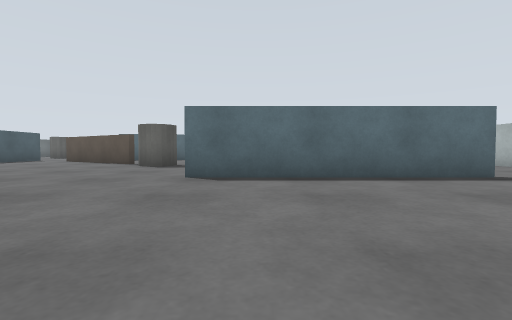
View 1 (above)

21 first-person views from a walk through a world built for the Gazebo simulator. The camera is 0.42 m above the floor, tilts 2° down and sees 85° across. The floor is counted in squares, 1 m on a side. Each view is taken from the middle of a square. On the plan, view 1 faces up. The plan holds only what a view shows up to about 9 squares ahead; the rest is blank.

View 2
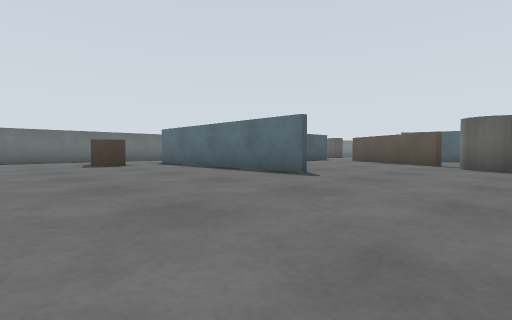

View 3
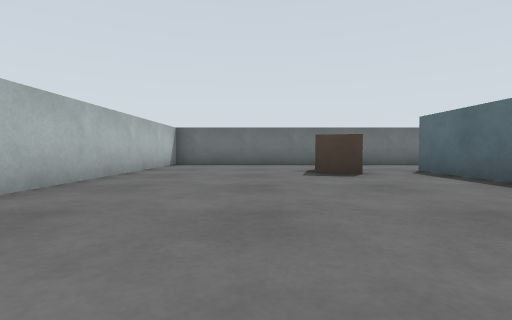

View 4
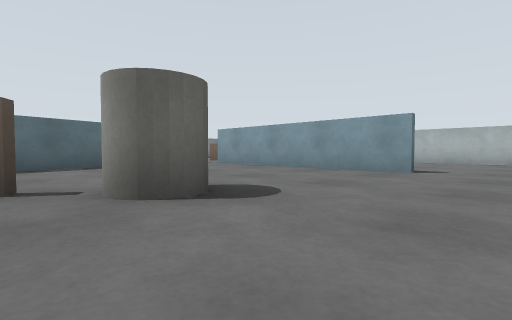

View 5
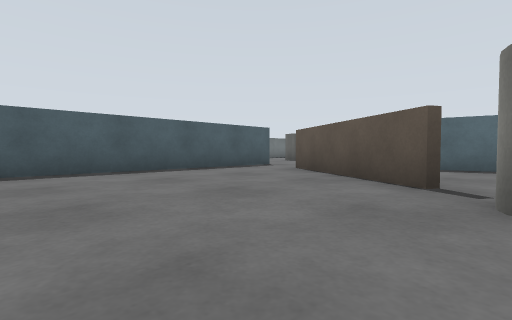

View 6
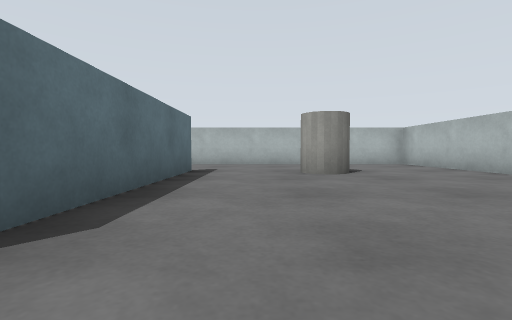

View 7
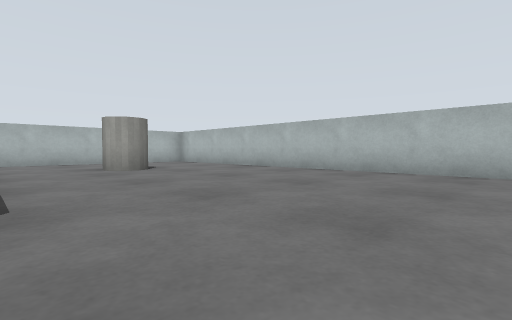

View 8
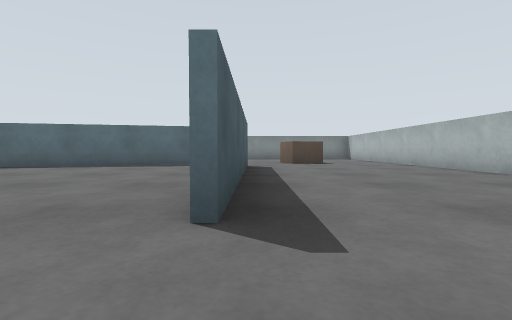

View 9
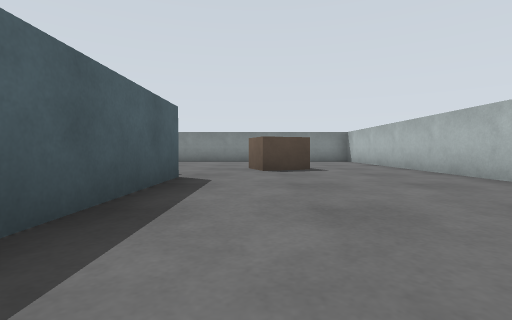

View 10
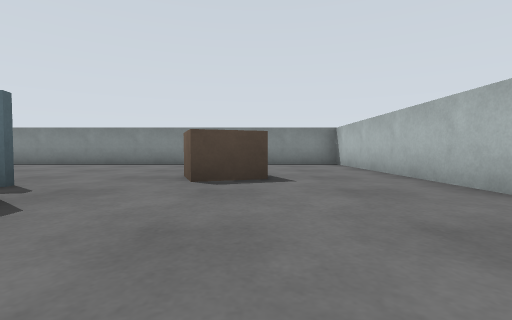

View 11
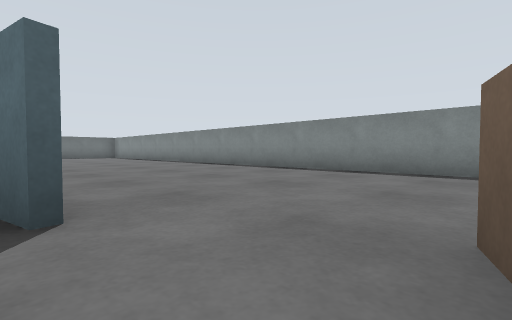

View 12
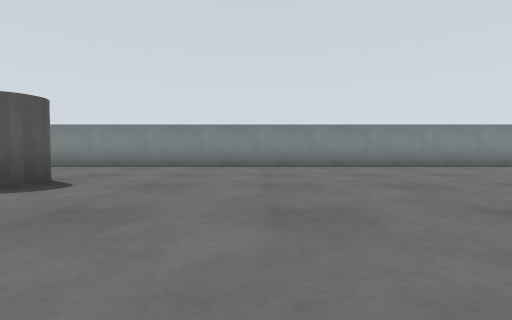

View 13
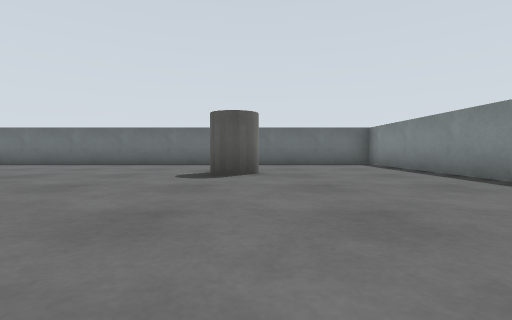

View 14
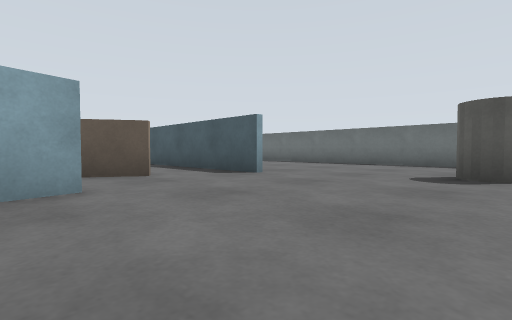

View 15
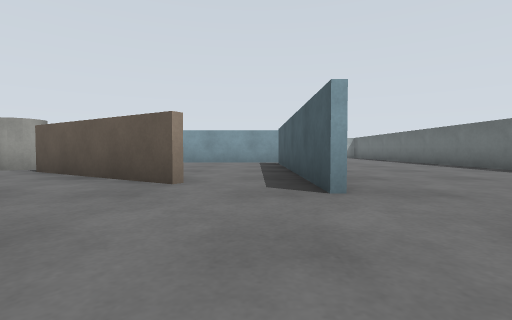

View 16
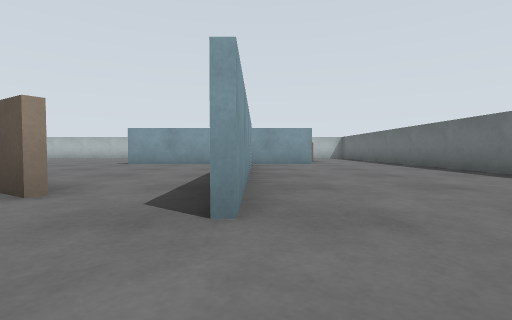

View 17
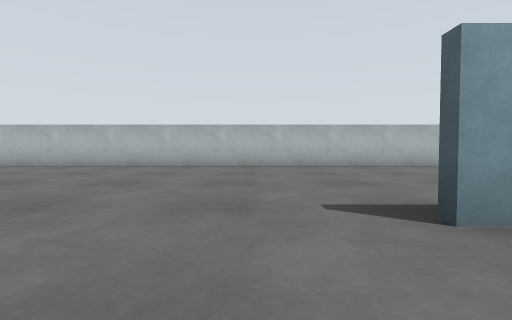

View 18
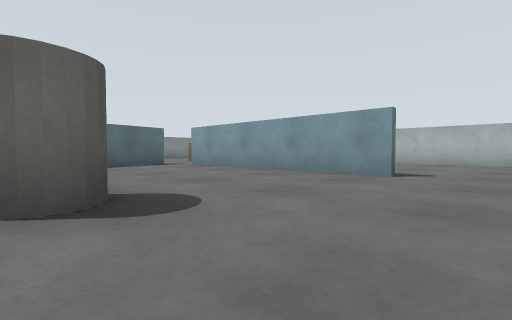

View 19
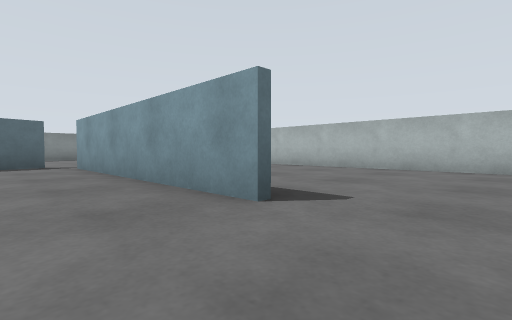

View 20
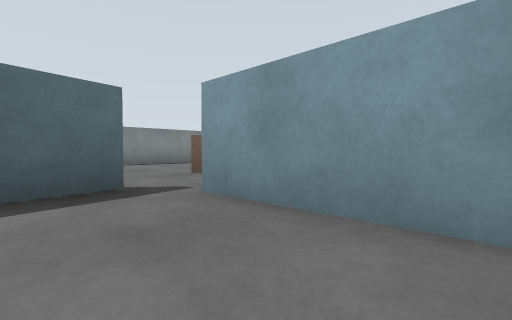

View 21
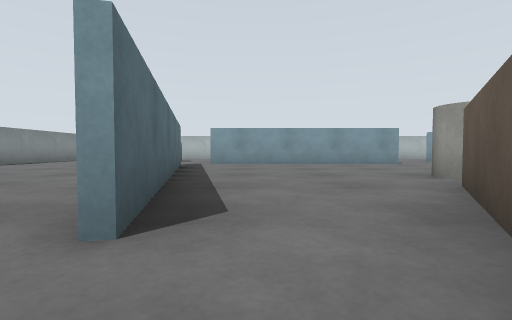

### Floor plan
Points are (right, up) in squares from view 1. A wall is a line through its corners. A room is listed if a view was taken in it or the views show most of it. See-through windows are left out.
Room 1 (views 1, 2, 3, 4, 5, 6, 7, 8, 9, 10, 11, 12, 13, 14, 15, 16, 17, 18, 19, 20, 21)
walls: (-3.7, 8.4) (-7.1, 10.5); (-5.8, 11.8) (-5.1, 12); (-7, 10.6) (-3.6, 8.5); (-5, 4.3) (-10.8, 4.3); (1.6, 6.5) (1.6, 12.5); (1.2, 13.2) (-5.8, 11.6); (1.8, 12.5) (1.8, 6.5); (-8.7, 11.4) (-8.7, 5.1); (-8.9, 6) (-8.9, 11.4); (3.8, 4.3) (-1.1, 4.3); (-10.8, 4.5) (-5, 4.5); (6.4, 18.4) (-13.4, 18.4) (-13.4, -1.4) (6.4, -1.4) (6.4, 18.4)
ways out: gap at (-9, 5)
objects: brown box (-11, 2) to (-10, 3); pillar (-10, 14) to (-10, 15); pillar (-3, 7) to (-2, 8); pillar (3, 2) to (4, 2); brown box (3, 14) to (4, 15)

Positions as (right, up) in squares from view 1, and headings:
1: (0, 0), facing up
2: (-2, 0), facing up-left
3: (-5, 1), facing left
4: (-4, 5), facing up-right
5: (-3, 5), facing up-left
6: (-2, 3), facing right
7: (-3, 4), facing down-right
8: (2, 5), facing up
9: (3, 8), facing up
10: (4, 10), facing up
11: (3, 13), facing up-left
12: (-7, 11), facing up
13: (-5, 15), facing left
14: (-5, 15), facing down-left
15: (-8, 14), facing down
16: (-9, 13), facing down
17: (-4, 6), facing down
18: (-3, 5), facing up-right
19: (0, 5), facing up-right
20: (0, 10), facing up-right
21: (-7, 11), facing right
